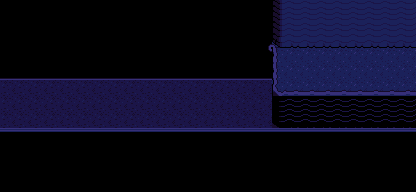

A 2D game scene composited from a Tiled map and its tileset images. What follows is a short description and the map's XML, with every tile layer's data as written:
An orthogonal 26x12 tile map with 16x16 px tiles, 3 tile layers (BGLower, BGUpper, BGUpper2) and 5 objects.

<map version="1.10" tiledversion="1.10.1" orientation="orthogonal" renderorder="right-down" width="26" height="12" tilewidth="16" tileheight="16" infinite="0" nextlayerid="11" nextobjectid="328">
 <tileset firstgid="1" source="waterfall.tsx" />
 <layer id="7" name="BGLower" width="26" height="12">
  <data encoding="csv">
62,62,62,62,62,62,62,62,62,62,62,62,62,62,62,62,62,145,146,146,146,146,146,146,146,146,
62,62,62,62,62,62,62,62,62,62,62,62,62,62,62,62,62,145,146,146,146,146,146,146,146,146,
62,62,62,62,62,62,62,62,62,62,62,62,62,62,62,62,62,163,164,164,164,164,164,164,164,164,
62,62,62,62,62,62,62,62,62,62,62,62,62,62,62,62,62,112,113,113,113,113,113,113,113,113,
62,62,62,62,62,62,62,62,62,62,62,62,62,62,62,62,62,112,113,113,113,113,113,113,113,113,
116,116,116,116,116,116,116,116,116,116,116,116,116,116,116,116,116,130,131,131,131,131,131,131,131,131,
116,116,116,116,116,116,116,116,116,116,116,116,116,116,116,116,116,154,155,155,155,155,155,155,155,155,
116,116,116,116,116,116,116,116,116,116,116,116,116,116,116,116,116,172,173,173,173,173,173,173,173,173,
44,44,44,44,44,44,44,44,44,44,44,44,44,44,44,44,44,44,44,44,44,44,44,44,44,44,
62,62,62,62,62,62,62,62,62,62,62,62,62,62,62,62,62,62,62,62,62,62,62,62,62,62,
62,62,62,62,62,62,62,62,62,62,62,62,62,62,62,62,62,62,62,62,62,62,62,62,62,62,
62,62,62,62,62,62,62,62,62,62,62,62,62,62,62,62,62,62,62,62,62,62,62,62,62,62
</data>
 </layer>
 <layer id="8" name="BGUpper" width="26" height="12">
  <data encoding="csv">
0,0,0,0,0,0,0,0,0,0,0,0,0,0,0,0,0,0,0,0,0,0,0,0,0,0,
0,0,0,0,0,0,0,0,0,0,0,0,0,0,0,0,0,0,0,0,0,0,0,0,0,0,
0,0,0,0,0,0,0,0,0,0,0,0,0,0,0,0,1,2,0,0,0,0,0,0,0,0,
0,0,0,0,0,0,0,0,0,0,0,0,0,0,0,0,19,0,0,0,0,0,0,0,0,0,
80,80,80,80,80,80,80,80,80,80,80,80,80,80,80,80,80,0,0,0,0,0,0,0,0,0,
0,0,0,0,0,0,0,0,0,0,0,0,0,0,0,0,0,0,0,0,0,0,0,0,0,0,
0,0,0,0,0,0,0,0,0,0,0,0,0,0,0,0,0,0,0,0,0,0,0,0,0,0,
0,0,0,0,0,0,0,0,0,0,0,0,0,0,0,0,0,0,0,0,0,0,0,0,0,0,
0,0,0,0,0,0,0,0,0,0,0,0,0,0,0,0,0,0,0,0,0,0,0,0,0,0,
0,0,0,0,0,0,0,0,0,0,0,0,0,0,0,0,0,0,0,0,0,0,0,0,0,0,
0,0,0,0,0,0,0,0,0,0,0,0,0,0,0,0,0,0,0,0,0,0,0,0,0,0,
0,0,0,0,0,0,0,0,0,0,0,0,0,0,0,0,0,0,0,0,0,0,0,0,0,0
</data>
 </layer>
 <layer id="9" name="BGUpper2" width="26" height="12">
  <data encoding="csv">
0,0,0,0,0,0,0,0,0,0,0,0,0,0,0,0,0,0,0,0,0,0,0,0,0,0,
0,0,0,0,0,0,0,0,0,0,0,0,0,0,0,0,0,0,0,0,0,0,0,0,0,0,
0,0,0,0,0,0,0,0,0,0,0,0,0,0,0,0,0,0,0,0,0,0,0,0,0,0,
0,0,0,0,0,0,0,0,0,0,0,0,0,0,0,0,0,0,0,0,0,0,0,0,0,0,
0,0,0,0,0,0,0,0,0,0,0,0,0,0,0,0,0,0,0,0,0,0,0,0,0,0,
0,0,0,0,0,0,0,0,0,0,0,0,0,0,0,0,0,0,0,0,0,0,0,0,0,0,
0,0,0,0,0,0,0,0,0,0,0,0,0,0,0,0,0,0,0,0,0,0,0,0,0,0,
0,0,0,0,0,0,0,0,0,0,0,0,0,0,0,0,0,0,0,0,0,0,0,0,0,0,
0,0,0,0,0,0,0,0,0,0,0,0,0,0,0,0,0,0,0,0,0,0,0,0,0,0,
0,0,0,0,0,0,0,0,0,0,0,0,0,0,0,0,0,0,0,0,0,0,0,0,0,0,
0,0,0,0,0,0,0,0,0,0,0,0,0,0,0,0,0,0,0,0,0,0,0,0,0,0,
0,0,0,0,0,0,0,0,0,0,0,0,0,0,0,0,0,0,0,0,0,0,0,0,0,0
</data>
 </layer>
 <objectgroup id="10" name="Wall">
  <object id="321" x="0" y="128" width="272" height="16" />
  <object id="324" x="272" y="92" width="144" height="36" />
  <object id="325" x="0" y="48" width="277" height="32" />
  <object id="326" x="272" y="32" width="144" height="16" />
  <object id="327" x="272" y="80" width="5" height="12" />
 </objectgroup>
 <objectgroup id="3" name="Entity" opacity="0.71" />
 <objectgroup draworder="index" id="4" name="Warp" />
 <objectgroup id="11" name="Path" />
</map>
